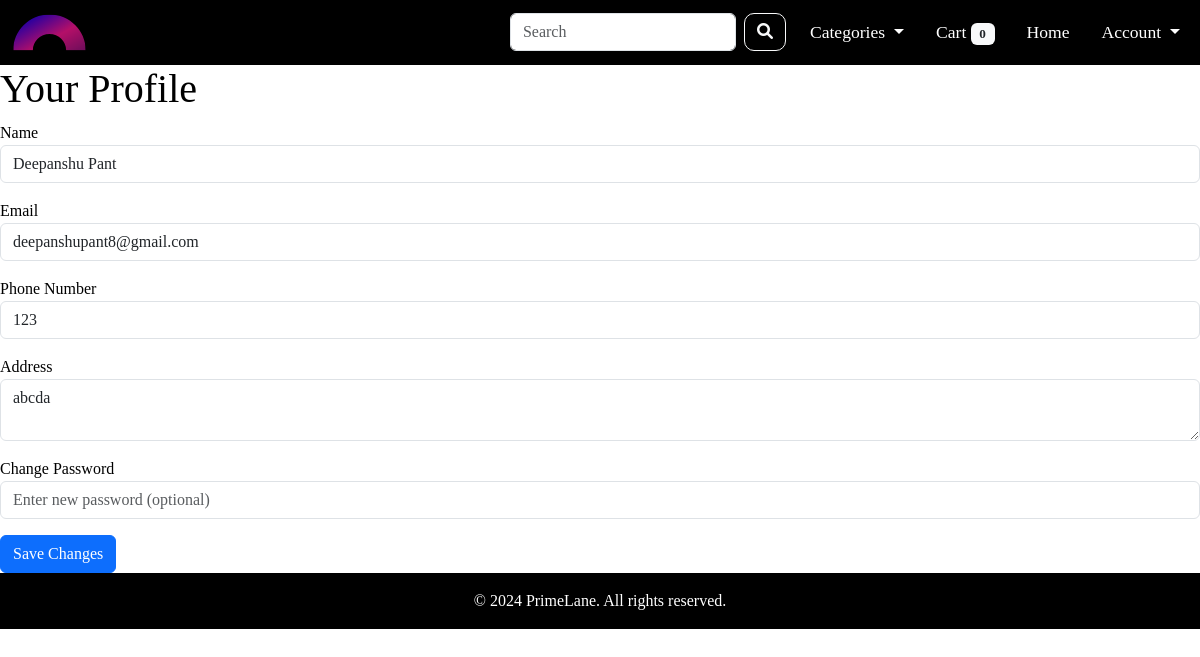
The app's page /profile/ (signed in) with its own data.
### app/models.py (models this page shows, shortened)
class User(Base):
    __tablename__ = 'users'
    user_id = Column(Integer, primary_key=True, autoincrement=True)
    user_name = Column(String(100), nullable=False)
    user_email = Column(String(100), nullable=False, unique=True)
    user_password = Column(String(100), nullable=False)
    user_phone_number = Column(String(100), nullable=False)
    user_address = Column(String(200), default="")
    user_role = Column(String(50), default='user', nullable=False)
    created_at = Column(DateTime, default=get_ist_time)
    updated_at = Column(DateTime, default=get_ist_time, onupdate=get_ist_time)
    user_status = Column(String(50), default='active', nullable=False)
    orders = relationship('Order', back_populates='user')
    shopping_carts = relationship('ShoppingCart', back_populates='user')
    @property
    def password(self):
        raise ArithmeticError("Password is not a readable attribute")

### app/routes.py (the view, shortened to what this page needs)
@main.route('/profile/', methods=['GET', 'POST'])
def profile():
    user_id = session.get('user_id')
    db_session = get_session()
    user = db_session.query(User).get(user_id)
    if 'profile_updated' in session:
        session.pop('profile_updated', None)
    return render_template('profile.html', user=user)

### app/__init__.py (called while the page is built)
def create_app():
    app = Flask(__name__)
    app.config.from_object('config.Config')
    init_db()
    @app.before_request
    def before_request():
        g.rupee_symbol = '₹'
    mail.init_app(app)
    Migrate(app, engine)
    app.register_blueprint(main)
    app.register_blueprint(admin, url_prefix='/admin')
    app.register_blueprint(auth)
    Base.metadata.create_all(engine)
    app.config['SECRET_KEY'] = 'secret_key'
    return app

### app/routes.py (called while the page is built)
@main.before_request
def before_request():
    user_id = session.get('user_id')
    if user_id:
        db_session = get_session()
        products_in_cart = db_session.query(ShoppingCart).filter_by(user_id=user_id).all()
        cart_count = sum(item.cart_quantity for item in products_in_cart)
        g.cart_count = cart_count
    else:
        g.cart_count = 0

@main.before_request
def load_categories():
    db_session = get_session()
    g.categories = db_session.query(Category).all()
    db_session.close()

### db/engine.py (called while the page is built)
def get_session():
    return Session()

### app/templates/profile.html (shortened to what this page needs)
{% extends 'base.html' %}
{% block content %}
<h1>Your Profile</h1>
<form method="POST" action="{{ url_for('main.profile') }}">
    <div class="form-group">
        <label for="user_name">Name</label>
        <input type="text" class="form-control" id="user_name" name="user_name" value="{{ user.user_name }}" required>
    </div>
    <div class="form-group mt-3">
        <label for="user_email">Email</label>
        <input type="email" class="form-control" id="user_email" name="user_email" value="{{ user.user_email }}" required>
    </div>
    <div class="form-group mt-3">
        <label for="user_phone_number">Phone Number</label>
        <input type="text" class="form-control" id="user_phone_number" name="user_phone_number" value="{{ user.user_phone_number }}">
    </div>
    <div class="form-group mt-3">
        <label for="user_address">Address</label>
        <textarea class="form-control" id="user_address" name="user_address">{{ user.user_address }}</textarea>
    </div>
    <div class="form-group mt-3">
        <label for="password">Change Password</label>
        <input type="password" class="form-control" id="password" name="password" placeholder="Enter new password (optional)">
    </div>
    <button type="submit" class="btn btn-primary mt-3">Save Changes</button>
</form>
{% endblock %}

### app/static/css/main.css (style rules this page uses)
* { box-sizing: border-box; font-family: agrandir; }
body { background-color: #ffffff; color: black; margin: 0; padding: 0; background-clip: content-box; }

### records on screen
User: user_name "Deepanshu Pant", user_email "deepanshupant8@gmail.com", user_phone_number "123", user_address "abcda"

### other values on screen
{{ g.cart_count }} "0"
